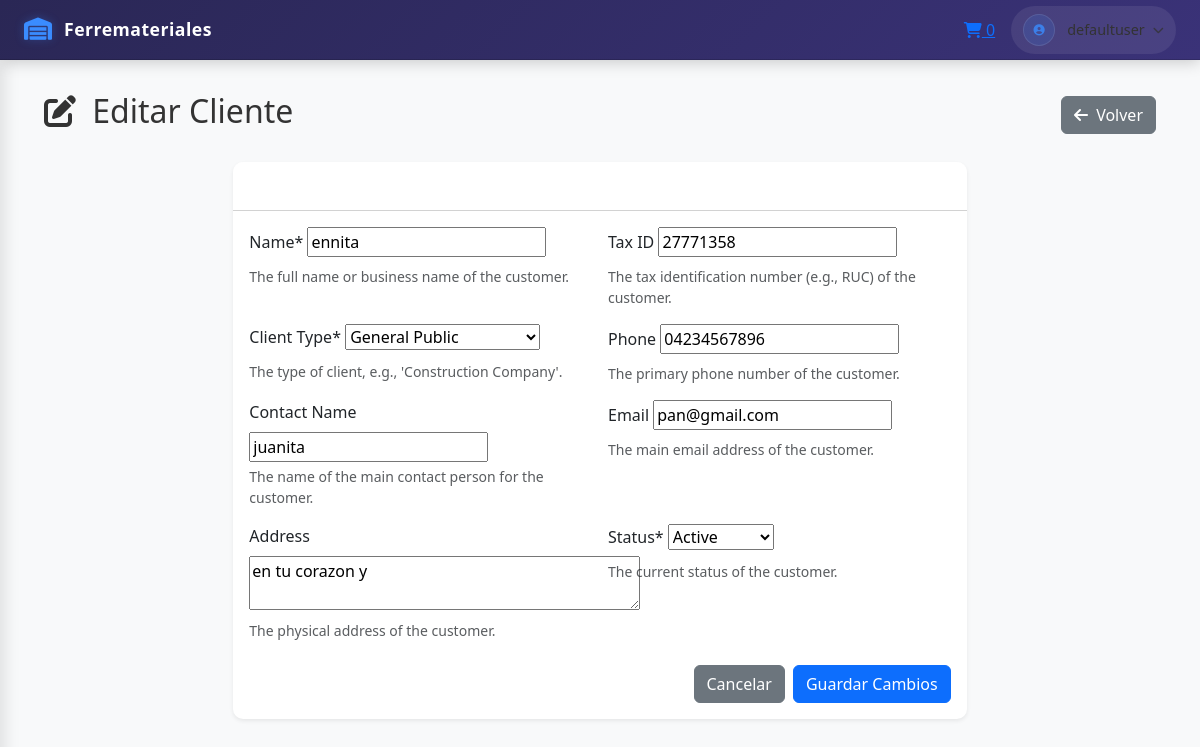
The page /clientes/clientes/1/editar/ (signed in) on the database its author committed.
### apps/users/models.py (models this page shows, shortened)
class CustomUser(AbstractUser):
    username = models.CharField(max_length=150, unique=True, default='defaultuser')
    email = models.EmailField(_("email address"), unique=True)
    ROLE_CHOICES = [
        ('cliente', 'Cliente'),
        ('trabajador', 'Trabajador'),
        ('admin', 'Administrador'),
        ('superadmin', 'Superadministrador')
    ]
    role = models.CharField(max_length=20, choices=ROLE_CHOICES, default='cliente')
    USERNAME_FIELD = "username"
    REQUIRED_FIELDS = ["email"]
    objects = CustomUserManager()
    class Meta:
        db_table = 'custom_user'
        verbose_name = _("User")
        verbose_name_plural = _("Users")

### apps/crm/models.py (models this page shows, shortened)
class Customer(models.Model):
    class ClientType(models.TextChoices):
        CONSTRUCTORA = 'construction_company', _('Construction Company')
        FERRETERIA = 'hardware_store', _('Hardware Store')
        PUBLICO_GENERAL = 'general_public', _('General Public')
        OTROS = 'other', _('Other')
    class Status(models.TextChoices):
        ACTIVO = 'active', _('Active')
        INACTIVO = 'inactive', _('Inactive')
        MOROSO = 'delinquent', _('Delinquent')
        NUEVO = 'new', _('New')
    name = models.CharField(
        _("Name"),
        max_length=255,
        help_text=_("The full name or business name of the customer."),
    )
    tax_id = models.CharField(
        _("Tax ID"),
        max_length=50,
        unique=True,
        blank=True,
        null=True,
        help_text=_("The tax identification number (e.g., RUC) of the customer."),
    )
    contact_name = models.CharField(
        _("Contact Name"),
        max_length=255,
        blank=True,
        null=True,
        help_text=_("The name of the main contact person for the customer."),
    )
    email = models.EmailField(
        _("Email"),
        unique=True,
        blank=True,
        null=True,
        help_text=_("The main email address of the customer."),
    )
    phone = models.CharField(
        _("Phone"),
        max_length=20,
        blank=True,
        null=True,
        help_text=_("The primary phone number of the customer."),
    )
    address = models.TextField(
        _("Address"),
        blank=True,
        null=True,
        help_text=_("The physical address of the customer."),
    )
    client_type = models.CharField(
        _("Client Type"),
        max_length=50,
        choices=ClientType.choices,
        default=ClientType.CONSTRUCTORA,
        help_text=_("The type of client, e.g., 'Construction Company'."),
    )
    status = models.CharField(
        _("Status"),
        max_length=50,
        choices=Status.choices,
        default=Status.ACTIVO,
        help_text=_("The current status of the customer."),
    )
    last_purchase = models.DateTimeField(
        _("Last Purchase"),
        blank=True,
        null=True,
        help_text=_("The date and time of the customer's last purchase."),
    )
    created_at = models.DateTimeField(
        _("Created At"),
        auto_now_add=True,
    )
    updated_at = models.DateTimeField(
        _("Updated At"),
        auto_now=True,
    )
    class Meta:
        db_table = "customers"
        verbose_name = _("Customer")
        verbose_name_plural = _("Customers")

### apps/crm/views.py (the view)
# urls.py: path('clientes/<int:cliente_id>/editar/', editar_cliente, name='editar_cliente'),
def editar_cliente(request, cliente_id):
    customer = get_object_or_404(Customer, pk=cliente_id)
    if request.method == 'POST':
        form = CustomerForm(request.POST, instance=customer)
        if form.is_valid():
            form.save()
            if request.GET.get('modal') == '1':
                return redirect('crm:clientes')
            return redirect('crm:ver_cliente', cliente_id=cliente_id)
    else:
        form = CustomerForm(instance=customer)
    if request.GET.get('modal') == '1':
        return render(request, 'crm/_editar_cliente.html', {'customer': customer, 'form': form})
    return render(request, 'crm/editar_cliente.html', {'customer': customer, 'form': form})

### apps/crm/forms.py
class CustomerForm(forms.ModelForm):
    class Meta:
        model = Customer
        fields = [
            'name',
            'tax_id',
            'client_type',
            'phone',
            'contact_name',
            'email',
            'address',
            'status',
        ]
        widgets = {
            'address': forms.Textarea(attrs={'rows': 2}),
        }

### templates/crm/editar_cliente.html (shortened to what this page needs)
{% extends "base.html" %}
{% block content %}
<div class="container-fluid">
    <div class="d-flex justify-content-between align-items-center mb-4">
        <h2><i class="fas fa-edit me-2"></i> Editar Cliente</h2>
        <a href="{% url 'crm:ver_cliente' cliente.id %}" class="btn btn-secondary">
            <i class="fas fa-arrow-left me-1"></i> Volver
        </a>
    </div>
    <div class="row justify-content-center">
        <div class="col-md-8">
            <div class="card shadow-sm">
                <div class="card-header bg-white">
                    <h5 class="mb-0">Editar Información del Cliente</h5>
                </div>
                <div class="card-body">
                    <form method="post" novalidate>
                        <div class="row g-3">
                            {% for field in form %}
                                <div class="col-md-6">
                                    <label for="{{ field.id_for_label }}" class="form-label">{{ field.label }}{% if field.field.required %}*{% endif %}</label>
                                    {{ field }}
                                    {% if field.help_text %}
                                        <div class="form-text">{{ field.help_text }}</div>
                                    {% endif %}
                                </div>
                            {% endfor %}
                        </div>
                        <div class="mt-4 d-flex justify-content-end">
                            <a href="{% url 'crm:ver_cliente' cliente.id %}" class="btn btn-secondary me-2">Cancelar</a>
                            <button type="submit" class="btn btn-primary">Guardar Cambios</button>
                        </div>
                    </form>
                </div>
            </div>
        </div>
    </div>
</div>
{% endblock %}

### templates/includes/navbar.html (shortened to what this page needs)
<header class="dashboard-header">
    <div class="header-container">
        <div class="header-left">
            <a class="brand" href="{% if user.is_authenticated %}{% url 'catalog' %}{% else %}/{% endif %}">
                <i class="fas fa-warehouse brand-icon"></i>
                <span class="brand-name" style="color: white;">Ferremateriales</span>
            </a>
        </div>
        <div class="header-right">
            {% if user.is_authenticated and user.role == 'cliente' %}
            <a href="{% url 'cart:cart_detail' %}" class="cart-link">
                <i class="fas fa-shopping-cart"></i>
                <span class="cart-count" id="cartItemCount">0</span>
            </a>
            {% endif %}
            <div class="user-dropdown dropdown">
                <button class="user-btn" type="button" id="userDropdown" data-bs-toggle="dropdown">
                    <div class="user-avatar">
                        <i class="fas fa-user-circle"></i>
                    </div>
                    <span class="user-name">{{ user.username }}</span>
                    <i class="fas fa-chevron-down"></i>
                </button>
            </div>
        </div>
    </div>
</header>

### static/css/adap.css (style rules this page uses)
:root { --primary-color: #2c3e50; --secondary-color: #3498db; --accent-color: #e74c3c; --light-color: #f8f9fa; --dark-color: #1a252f; --success-color: #2ecc71; --warning-color: #f39c12; --info-color: #3498db; --sidebar-width: 280px; --transition-speed: 0.3s; --header-height: 60px; --sidebar-dark: #2a2755; --sidebar-accent: #3d3780; --header-bg: linear-gradient(135deg, #2a2755, #3a3278); --sidebar-text: #ffffff; --sidebar-text-active: #ffffff; --header-text-hover: #ffffff; --primary-blue: #3a8cff; --primary-purple: #6a5acd; --primary-pink: #ff4d8d; --secondary-pink: rgba(255, 77, 141, 0.15); --transition: all 0.3s cubic-bezier(0.25, 0.8, 0.25, 1); }
body { font-family: 'Segoe UI', 'Roboto', sans-serif; background-color: #f5f7fa; color: #333; overflow-x: hidden; padding-top: var(--header-height); }
.dashboard-header { position: fixed; top: 0; left: 0; right: 0; height: var(--header-height); background: var(--header-bg); box-shadow: 0 2px 15px rgba(0,0,0,0.2); z-index: 1030; display: flex; align-items: center; padding: 0 1.5rem; border-bottom: 1px solid rgba(0,0,0,0.15); }
.header-container { width: 100%; display: flex; justify-content: space-between; align-items: center; }
.header-left { display: flex; align-items: center; }
.brand { display: flex; align-items: center; text-decoration: none; color: var(--header-text); font-weight: 600; }
.brand-icon { font-size: 1.4rem; color: var(--primary-blue); margin-right: 0.75rem; text-shadow: 0 0 10px rgba(58, 140, 255, 0.3); }
.brand-name { font-size: 1.1rem; letter-spacing: 0.5px; }
.header-right { display: flex; align-items: center; gap: 1rem; }
.user-dropdown { position: relative; }
.user-btn { background: rgba(255,255,255,0.08); border: none; color: var(--header-text); display: flex; align-items: center; cursor: pointer; padding: 0.5rem 0.75rem; border-radius: 30px; transition: var(--transition); }
.user-avatar { width: 32px; height: 32px; border-radius: 50%; background: rgba(58, 140, 255, 0.15); color: var(--primary-blue); display: flex; align-items: center; justify-content: center; font-size: 1.1rem; margin-right: 0.75rem; border: 1px solid rgba(255,255,255,0.1); }
.user-name { font-weight: 500; font-size: 0.9rem; margin-right: 0.5rem; }
.user-btn i:last-child { font-size: 0.7rem; opacity: 0.8; }
.card { border-radius: 10px; box-shadow: 0 4px 12px rgba(0, 0, 0, 0.1); border: none; margin-bottom: 20px; transition: transform 0.3s ease; }
.card-header { background-color: var(--primary-color); color: white; border-radius: 10px 10px 0 0 !important; padding: 12px 20px; font-weight: 600; }

### rows shown on the page
CustomUser: username "defaultuser"
Customer: form "ennita" "27771358" "General Public" "04234567896" "juanita" "pan@gmail.com" "en tu corazon y" "Active"

### other values the page prints
{{ field.label }} "Name" "Tax ID" "Client Type" "Phone" "Contact Name" "Email" "Address" "Status"
{{ field.help_text }} "The full name or business name of the customer." "The tax identification number (e.g., RUC) of the customer." "The type of client, e.g., 'Construction Company'." "The primary phone number of the customer." "The name of the main contact person for the customer." "The main email address of the customer." "The physical address of the customer." "The current status of the customer."
